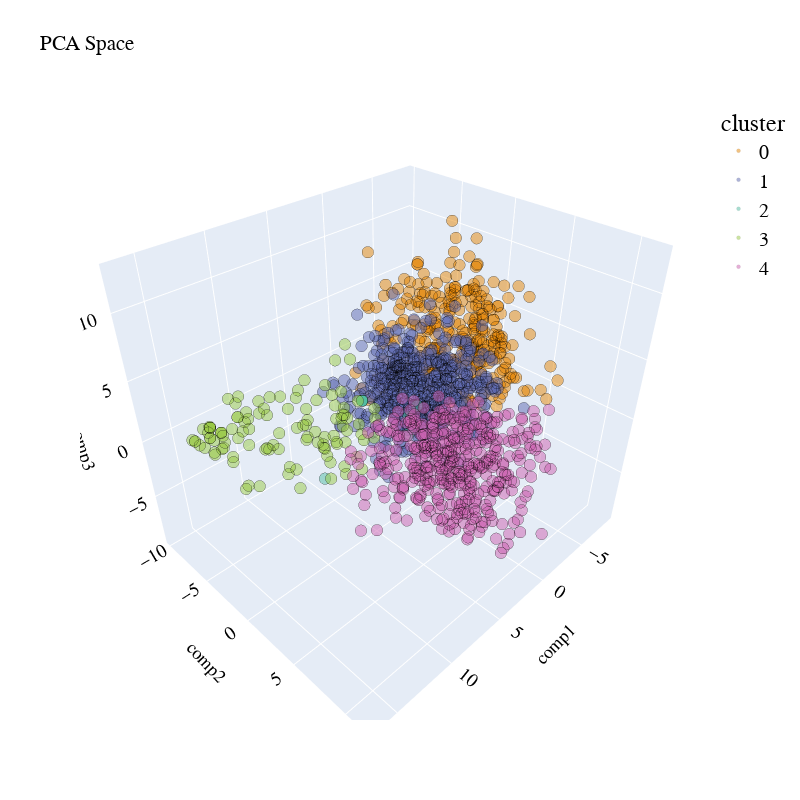

The code cell stored with this chart in its notebook:
### Code cell
plot_pca_3d(df_pca_3d, title = "PCA Space 3D - Clusters", opacity=0.5, width_line = 0.1)
